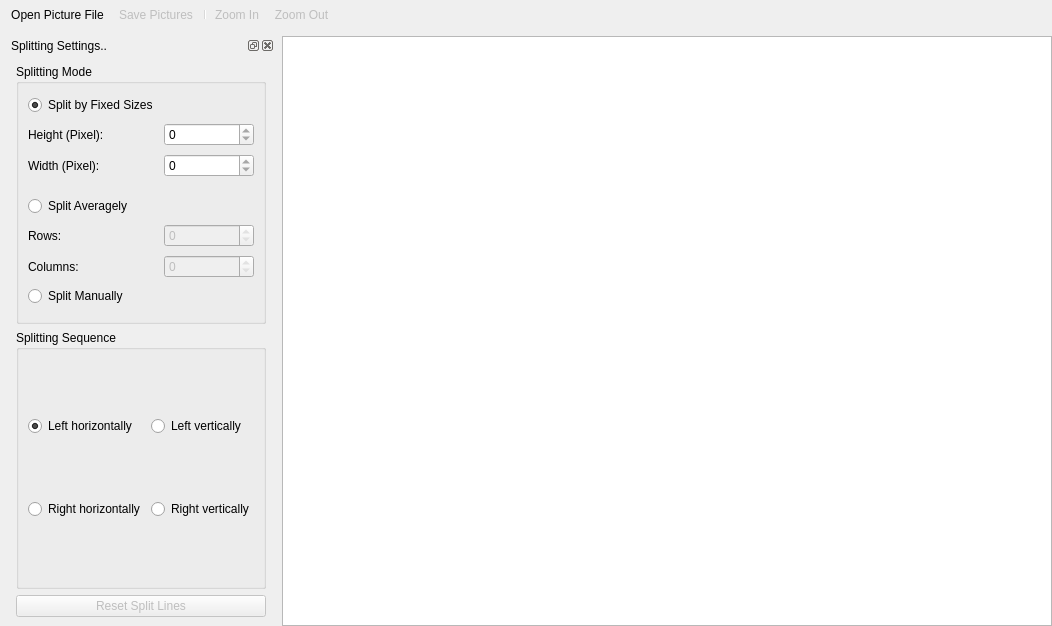
<?xml version="1.0" encoding="UTF-8"?>
<ui version="4.0">
 <class>fpsSingleWidget</class>
 <widget class="QWidget" name="fpsSingleWidget">
  <property name="geometry">
   <rect>
    <x>0</x>
    <y>0</y>
    <width>1052</width>
    <height>626</height>
   </rect>
  </property>
  <property name="windowTitle">
   <string>Form</string>
  </property>
  <layout class="QGridLayout" name="gridLayout_3">
   <property name="leftMargin">
    <number>0</number>
   </property>
   <property name="topMargin">
    <number>0</number>
   </property>
   <property name="rightMargin">
    <number>0</number>
   </property>
   <property name="bottomMargin">
    <number>0</number>
   </property>
   <property name="spacing">
    <number>7</number>
   </property>
   <item row="1" column="1">
    <widget class="QDockWidget" name="dkOptions">
     <property name="sizePolicy">
      <sizepolicy hsizetype="Preferred" vsizetype="Preferred">
       <horstretch>0</horstretch>
       <verstretch>1</verstretch>
      </sizepolicy>
     </property>
     <property name="windowTitle">
      <string>Splitting Settings..</string>
     </property>
     <widget class="QWidget" name="dkcOptions">
      <property name="sizePolicy">
       <sizepolicy hsizetype="Preferred" vsizetype="Preferred">
        <horstretch>0</horstretch>
        <verstretch>1</verstretch>
       </sizepolicy>
      </property>
      <layout class="QVBoxLayout" name="verticalLayout">
       <item>
        <widget class="QGroupBox" name="gbxSplitMode">
         <property name="title">
          <string>Splitting Mode</string>
         </property>
         <layout class="QGridLayout" name="gridLayout">
          <item row="2" column="0">
           <widget class="QLabel" name="label_2">
            <property name="text">
             <string>Width (Pixel):</string>
            </property>
           </widget>
          </item>
          <item row="4" column="0">
           <widget class="QRadioButton" name="rbtnAver">
            <property name="text">
             <string>Split Averagely</string>
            </property>
           </widget>
          </item>
          <item row="2" column="1">
           <widget class="QSpinBox" name="sbxWidth">
            <property name="maximum">
             <number>0</number>
            </property>
           </widget>
          </item>
          <item row="7" column="0">
           <widget class="QRadioButton" name="rbtnManual">
            <property name="text">
             <string>Split Manually</string>
            </property>
           </widget>
          </item>
          <item row="0" column="0">
           <widget class="QRadioButton" name="rbtnSize">
            <property name="text">
             <string>Split by Fixed Sizes</string>
            </property>
            <property name="checked">
             <bool>true</bool>
            </property>
           </widget>
          </item>
          <item row="6" column="1">
           <widget class="QSpinBox" name="sbxCols">
            <property name="enabled">
             <bool>false</bool>
            </property>
            <property name="maximum">
             <number>0</number>
            </property>
           </widget>
          </item>
          <item row="3" column="0" colspan="2">
           <widget class="Line" name="line">
            <property name="sizePolicy">
             <sizepolicy hsizetype="Maximum" vsizetype="Fixed">
              <horstretch>1</horstretch>
              <verstretch>0</verstretch>
             </sizepolicy>
            </property>
            <property name="orientation">
             <enum>Qt::Horizontal</enum>
            </property>
           </widget>
          </item>
          <item row="1" column="1">
           <widget class="QSpinBox" name="sbxHeight">
            <property name="maximum">
             <number>0</number>
            </property>
           </widget>
          </item>
          <item row="5" column="1">
           <widget class="QSpinBox" name="sbxRows">
            <property name="enabled">
             <bool>false</bool>
            </property>
            <property name="maximum">
             <number>0</number>
            </property>
           </widget>
          </item>
          <item row="6" column="0">
           <widget class="QLabel" name="label_4">
            <property name="text">
             <string>Columns:</string>
            </property>
           </widget>
          </item>
          <item row="5" column="0">
           <widget class="QLabel" name="label_3">
            <property name="text">
             <string>Rows:</string>
            </property>
           </widget>
          </item>
          <item row="1" column="0">
           <widget class="QLabel" name="label">
            <property name="text">
             <string>Height (Pixel):</string>
            </property>
           </widget>
          </item>
         </layout>
        </widget>
       </item>
       <item>
        <widget class="QGroupBox" name="gbxSplitSeq">
         <property name="title">
          <string>Splitting Sequence</string>
         </property>
         <layout class="QGridLayout" name="gridLayout_2">
          <item row="1" column="0">
           <widget class="QRadioButton" name="rbtnHoriRight">
            <property name="text">
             <string>Right horizontally</string>
            </property>
           </widget>
          </item>
          <item row="0" column="0">
           <widget class="QRadioButton" name="rbtnHoriLeft">
            <property name="text">
             <string>Left horizontally</string>
            </property>
            <property name="checked">
             <bool>true</bool>
            </property>
           </widget>
          </item>
          <item row="1" column="1">
           <widget class="QRadioButton" name="rbtnVertRight">
            <property name="text">
             <string>Right vertically</string>
            </property>
           </widget>
          </item>
          <item row="0" column="1">
           <widget class="QRadioButton" name="rbtnVertLeft">
            <property name="text">
             <string>Left vertically</string>
            </property>
           </widget>
          </item>
         </layout>
        </widget>
       </item>
       <item>
        <widget class="QPushButton" name="btnReset">
         <property name="enabled">
          <bool>false</bool>
         </property>
         <property name="text">
          <string>Reset Split Lines</string>
         </property>
        </widget>
       </item>
      </layout>
     </widget>
    </widget>
   </item>
   <item row="1" column="2">
    <widget class="fpsGraphicsView" name="graphicsView">
     <property name="sizePolicy">
      <sizepolicy hsizetype="Expanding" vsizetype="Expanding">
       <horstretch>1</horstretch>
       <verstretch>1</verstretch>
      </sizepolicy>
     </property>
    </widget>
   </item>
   <item row="0" column="0" colspan="3">
    <widget class="QToolBar" name="toolBar">
     <property name="windowTitle">
      <string>toolBar</string>
     </property>
     <property name="movable">
      <bool>false</bool>
     </property>
     <property name="toolButtonStyle">
      <enum>Qt::ToolButtonTextUnderIcon</enum>
     </property>
     <property name="floatable">
      <bool>false</bool>
     </property>
     <addaction name="actionOpen"/>
     <addaction name="actionSave"/>
     <addaction name="separator"/>
     <addaction name="actionZoomIn"/>
     <addaction name="actionZoomOut"/>
    </widget>
   </item>
  </layout>
  <action name="actionOpen">
   <property name="icon">
    <iconset resource="../resources/fps.qrc">
     <normaloff>:/toolBar/toolBar/open.png</normaloff>:/toolBar/toolBar/open.png</iconset>
   </property>
   <property name="text">
    <string>Open Picture File</string>
   </property>
   <property name="toolTip">
    <string>&lt;html&gt;&lt;head/&gt;&lt;body&gt;&lt;p&gt;Open a picture file to split.&lt;/p&gt;&lt;/body&gt;&lt;/html&gt;</string>
   </property>
   <property name="shortcut">
    <string>Ctrl+O</string>
   </property>
  </action>
  <action name="actionSave">
   <property name="enabled">
    <bool>false</bool>
   </property>
   <property name="icon">
    <iconset resource="../resources/fps.qrc">
     <normaloff>:/toolBar/toolBar/save.png</normaloff>:/toolBar/toolBar/save.png</iconset>
   </property>
   <property name="text">
    <string>Save Pictures</string>
   </property>
   <property name="toolTip">
    <string>&lt;html&gt;&lt;head/&gt;&lt;body&gt;&lt;p&gt;Save the splitted pictures.&lt;/p&gt;&lt;/body&gt;&lt;/html&gt;</string>
   </property>
   <property name="shortcut">
    <string>Ctrl+S</string>
   </property>
  </action>
  <action name="actionZoomIn">
   <property name="enabled">
    <bool>false</bool>
   </property>
   <property name="icon">
    <iconset resource="../resources/fps.qrc">
     <normaloff>:/toolBar/toolBar/zoom-in.png</normaloff>
     <disabledoff>:/toolBar/toolBar/zoom-in-off.png</disabledoff>:/toolBar/toolBar/zoom-in.png</iconset>
   </property>
   <property name="text">
    <string>Zoom &amp;In</string>
   </property>
   <property name="toolTip">
    <string>&lt;html&gt;&lt;head/&gt;&lt;body&gt;&lt;p&gt;Zoom the picture showed in.&lt;/p&gt;&lt;/body&gt;&lt;/html&gt;</string>
   </property>
   <property name="shortcut">
    <string>Ctrl+Alt+I</string>
   </property>
  </action>
  <action name="actionZoomOut">
   <property name="enabled">
    <bool>false</bool>
   </property>
   <property name="icon">
    <iconset resource="../resources/fps.qrc">
     <normaloff>:/toolBar/toolBar/zoom-out.png</normaloff>:/toolBar/toolBar/zoom-out.png</iconset>
   </property>
   <property name="text">
    <string>Zoom &amp;Out</string>
   </property>
   <property name="toolTip">
    <string>&lt;html&gt;&lt;head/&gt;&lt;body&gt;&lt;p&gt;Zoom the picture showed out.&lt;/p&gt;&lt;/body&gt;&lt;/html&gt;</string>
   </property>
   <property name="shortcut">
    <string>Ctrl+Alt+O</string>
   </property>
  </action>
 </widget>
 <customwidgets>
  <customwidget>
   <class>fpsGraphicsView</class>
   <extends>QGraphicsView</extends>
   <header>fpsgraphicsview.h</header>
  </customwidget>
 </customwidgets>
 <resources>
  <include location="../resources/fps.qrc"/>
 </resources>
 <connections/>
</ui>
